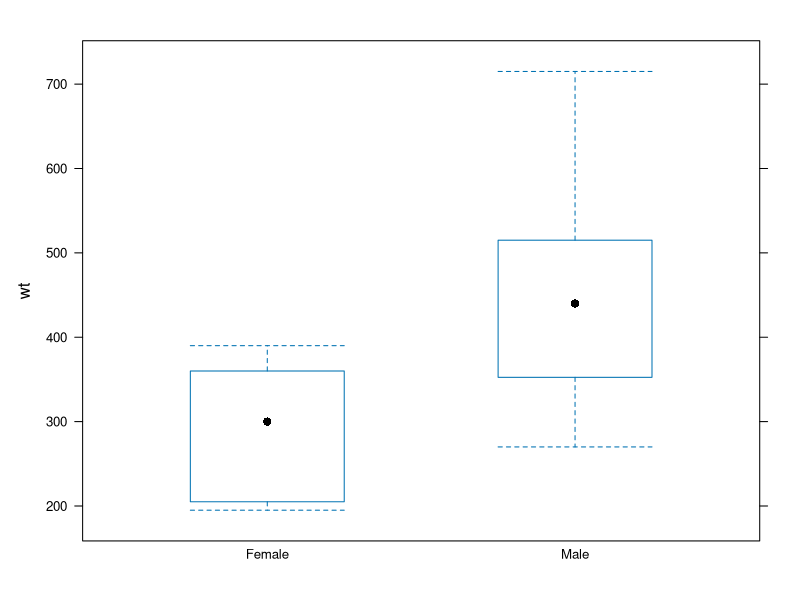
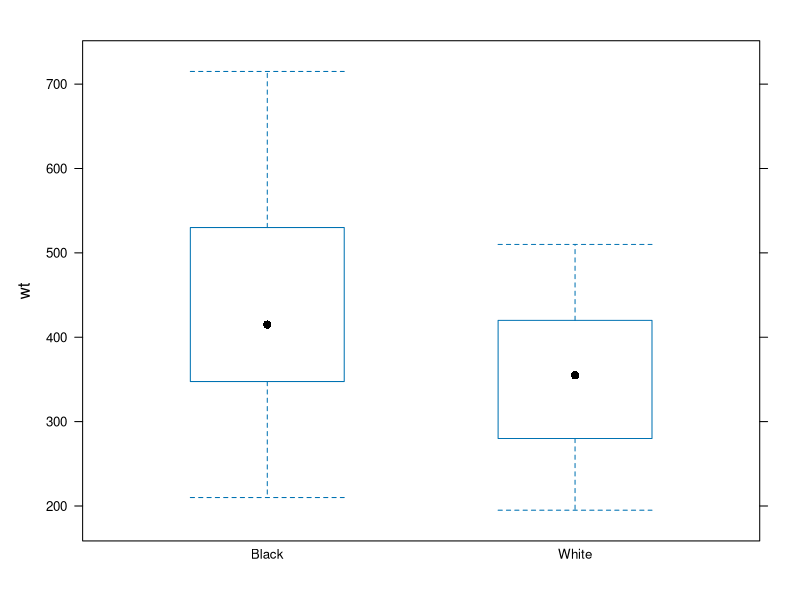
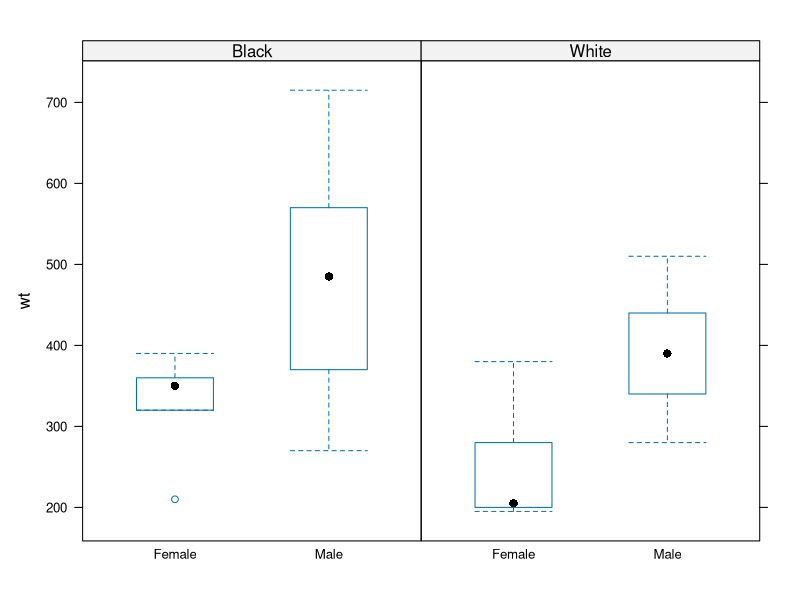
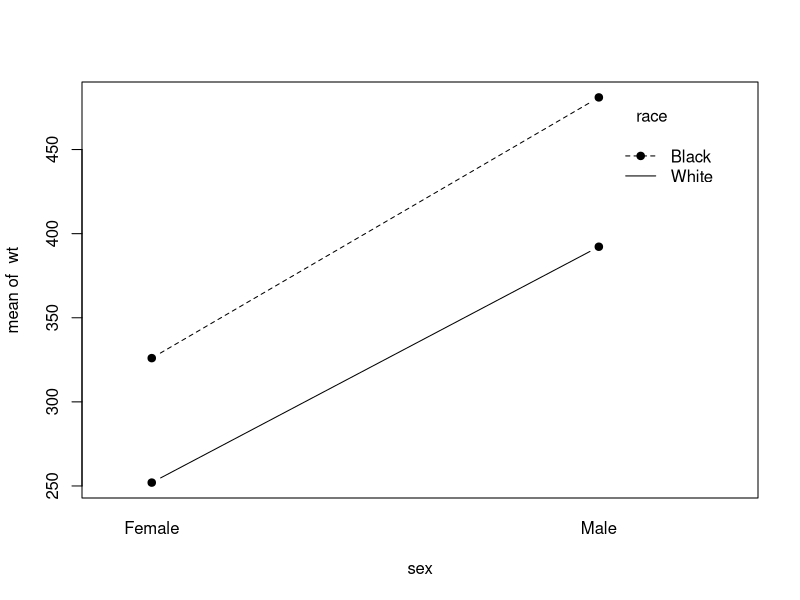

The R script that drew these images, in order:
# Fernicola and Roberts (Am J Cardiol. 1994 ) gave the data shown below for the 
# heart weight (grams) of a convenience sample of patients with previously 
# normal mitral valves prior to infective endocarditis. The patients were 
# classified by race (white and black) and by gender (male, female).

# Load required packages
library(lattice)

# Set up the data
sex <- c(1, 1, 1, 1, 1, 1, 1, 1, 1, 1, 1, 1, 1, 1, 1, 1, 1, 1, 1, 1, 1, 1, 1, 1, 
         2, 2, 2, 2, 2, 2, 2, 2, 2, 2)
sex <- ifelse(sex == 1, "Male", "Female")
race <- c(1, 1, 1, 1, 1, 1, 1, 1, 1, 2, 2, 2, 2, 2, 2, 2, 2, 2, 2, 2, 2, 2, 2, 
          2, 1, 1, 1, 1, 1, 2, 2, 2, 2, 2)
race <- ifelse(race == 1, "White", "Black")
wt <- c(280, 420, 340, 370, 390, 440, 510, 300, 480, 335, 715, 440, 620, 520, 
        600, 540, 345, 380, 270, 485, 500, 485, 620, 360, 205, 280, 195, 380, 
        200, 210, 390, 360, 320, 350)
heart <- data.frame(sex = sex, race = race, wt = wt)


# Boxplots
bwplot(wt ~ sex, data = heart)
bwplot(wt ~ race, data = heart)
bwplot(wt ~ sex | race, data = heart)

# Interaction plot
interaction.plot(sex, race, wt, type = "b", pch = 19)

# Install the car package
# install.packages("car")

# Two-way ANOVA w/ interaction
aov1 <- car::Anova(lm(wt ~ sex * race, data = heart), type = "II")
aov1
